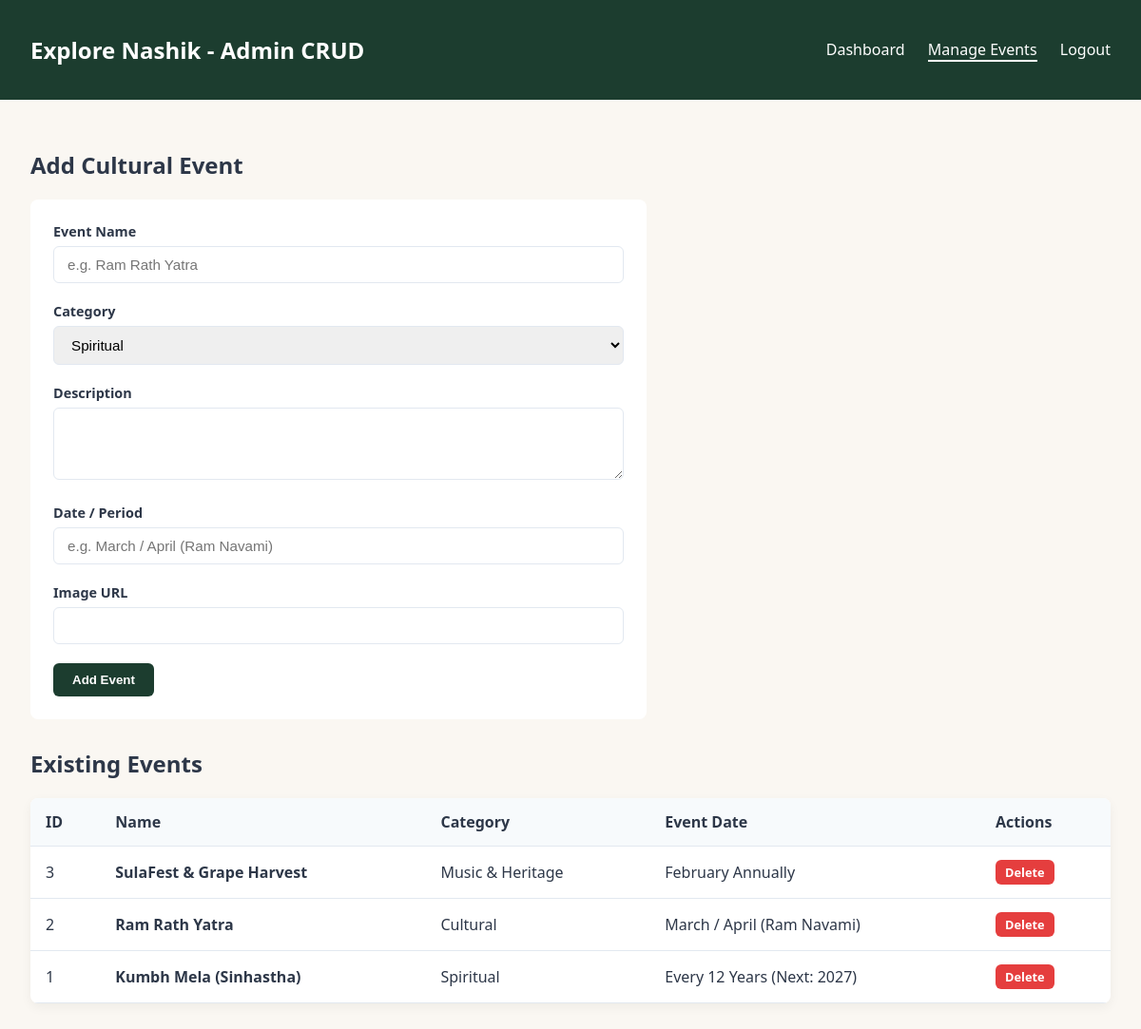
Screenshot of /php/admin/events_manage.php (signed in) with the database file from the repository.
### tables this page shows
CREATE TABLE events (
    id INT AUTO_INCREMENT PRIMARY KEY,
    name VARCHAR(150) NOT NULL,
    category ENUM('Spiritual', 'Cultural', 'Festival', 'Music & Heritage') NOT NULL,
    description TEXT NOT NULL,
    event_date VARCHAR(100) NOT NULL,
    image VARCHAR(500) NOT NULL,
    created_at TIMESTAMP DEFAULT CURRENT_TIMESTAMP
);

### php/admin/events_manage.php (the view, shortened to what this page needs)
<?php
require_once '../config/db.php';
$result = $conn->query("SELECT * FROM events ORDER BY id DESC");
?>
<!DOCTYPE html>
<html lang="en">
<head>
    <link rel="stylesheet" href="../css/admin.css">
</head>
<body>
    <div class="admin-navbar">
        <h2>Explore Nashik - Admin CRUD</h2>
        <div>
            <a href="index.php">Dashboard</a>
            <a href="events_manage.php" style="border-bottom: 2px solid white;">Manage Events</a>
            <a href="../logout.php">Logout</a>
        </div>
    </div>
    <div class="admin-body">
        <h2>Add Cultural Event</h2>
        <div style="background: white; padding: 24px; border-radius: 8px; max-width: 600px; margin-bottom: 30px;">
            <form method="POST" action="events_manage.php">
                <div class="form-group"><label>Event Name</label><input type="text" name="name" required placeholder="e.g. Ram Rath Yatra"></div>
                <div class="form-group"><label>Category</label>
                    <select name="category">
                        <option value="Spiritual">Spiritual</option>
                    </select>
                </div>
                <div class="form-group"><label>Description</label><textarea name="description" required rows="3"></textarea></div>
                <div class="form-group"><label>Date / Period</label><input type="text" name="event_date" required placeholder="e.g. March / April (Ram Navami)"></div>
                <div class="form-group"><label>Image URL</label><input type="url" name="image" required></div>
                <button type="submit" class="btn">Add Event</button>
            </form>
        </div>
        <h2>Existing Events</h2>
        <table class="admin-table">
            <thead>
                <tr><th>ID</th><th>Name</th><th>Category</th><th>Event Date</th><th>Actions</th></tr>
            </thead>
            <tbody>
                <?php if ($result && $result->num_rows > 0): ?>
                    <?php while ($row = $result->fetch_assoc()): ?>
                        <tr>
                            <td><?php echo $row['id']; ?></td>
                            <td><strong><?php echo htmlspecialchars($row['name']); ?></strong></td>
                            <td><?php echo htmlspecialchars($row['category']); ?></td>
                            <td><?php echo htmlspecialchars($row['event_date']); ?></td>
                            <td>
                                <a href="events_manage.php?delete_id=<?php echo $row['id']; ?>" onclick="return confirm('Delete event?');" class="btn btn-danger" style="padding: 4px 10px; font-size: 0.8rem;">Delete</a>
                            </td>
                        </tr>
                    <?php endwhile; ?>
                <?php endif; ?>
            </tbody>
        </table>
    </div>
</body>
</html>

### php/css/admin.css (style rules this page uses)
:root { --bg-color: #FAF7F2; --card-bg: #FFFFFF; --primary: #1C3D2F; --accent: #C85A32; --gold: #D4A359; --text-dark: #2D3748; --border: #E2E8F0; --danger: #E53E3E; --success: #38A169; }
body { font-family: 'Segoe UI', system-ui, -apple-system, sans-serif; background-color: var(--bg-color); color: var(--text-dark); margin: 0; padding: 0; }
.form-group { margin-bottom: 20px; }
.form-group label { display: block; font-weight: 600; font-size: 0.9rem; margin-bottom: 6px; }
.form-group input, .form-group select, .form-group textarea { width: 100%; padding: 10px 14px; box-sizing: border-box; border: 1px solid var(--border); border-radius: 6px; font-size: 0.95rem; }
.btn { display: inline-block; background-color: var(--primary); color: white; padding: 10px 20px; border: none; border-radius: 6px; font-weight: 600; cursor: pointer; text-decoration: none; transition: background 0.2s; }
.btn-danger { background-color: var(--danger); }
.admin-navbar { background: var(--primary); color: white; padding: 16px 32px; display: flex; justify-content: space-between; align-items: center; }
.admin-navbar a { color: white; text-decoration: none; margin-left: 20px; font-weight: 500; }
.admin-body { padding: 32px; max-width: 1200px; margin: 0 auto; }
.admin-table { width: 100%; border-collapse: collapse; background: white; border-radius: 8px; overflow: hidden; box-shadow: 0 4px 12px rgba(0,0,0,0.05); margin-top: 20px; }
.admin-table th, .admin-table td { padding: 14px 16px; text-align: left; border-bottom: 1px solid var(--border); }
.admin-table th { background: #F7FAFC; font-weight: 600; }

### rows the page displays
events: id "3", name "SulaFest & Grape Harvest", category "Music & Heritage", event_date "February Annually"
events: id "2", name "Ram Rath Yatra", category "Cultural", event_date "March / April (Ram Navami)"
events: id "1", name "Kumbh Mela (Sinhastha)", category "Spiritual", event_date "Every 12 Years (Next: 2027)"
